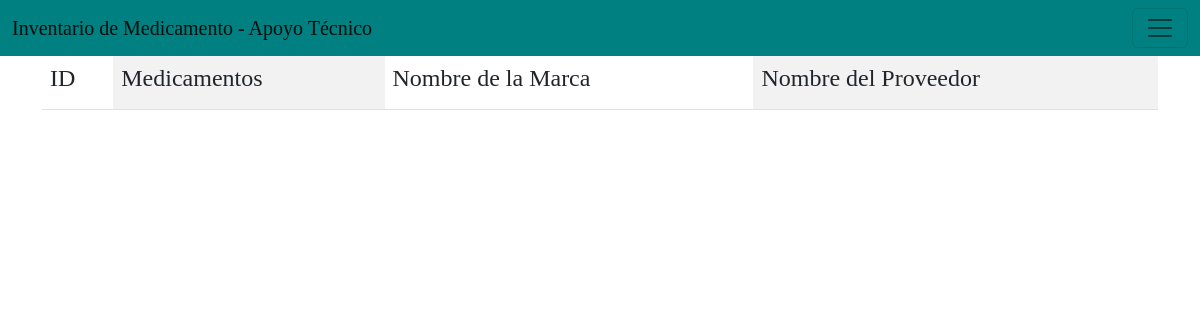
The page /Practicas_paginaWeb/proveedores.php on the database as committed earlier.
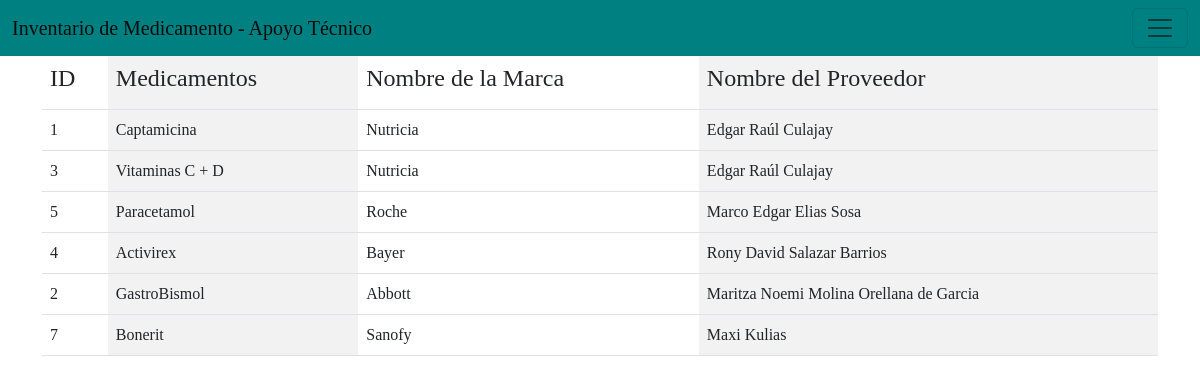
The same page on the database as committed later.
### tables this page shows
CREATE TABLE IF NOT EXISTS `marca` (
  `id_marca` int(11) NOT NULL AUTO_INCREMENT,
  `nom_marca` varchar(100) NOT NULL,
  `calificacion` varchar(1) NOT NULL,
  `direccion` varchar(100) NOT NULL,
  PRIMARY KEY (`id_marca`)
);

CREATE TABLE IF NOT EXISTS `medicamento` (
  `id_med` int(11) NOT NULL AUTO_INCREMENT,
  `nom_med` varchar(100) NOT NULL,
  `receta` tinyint(1) NOT NULL,
  `Cantidad_existente` int(11) NOT NULL,
  `precauciones` varchar(200) NOT NULL,
  `descripcion` varchar(200) NOT NULL,
  `fec_caducidad` date NOT NULL,
  `presentacion` varchar(100) NOT NULL,
  `uni_medida` varchar(100) NOT NULL,
  `formula` varchar(200) NOT NULL,
  `dosis` varchar(100) NOT NULL,
  `precio_costo` double NOT NULL,
  `precio_final` double NOT NULL,
  PRIMARY KEY (`id_med`)
);

CREATE TABLE IF NOT EXISTS `proveedores` (
  `id_proveedores` int(11) NOT NULL AUTO_INCREMENT,
  `nom_proveedores` varchar(100) NOT NULL,
  `telefono` varchar(8) NOT NULL,
  `id_marca` int(11) NOT NULL,
  PRIMARY KEY (`id_proveedores`),
  KEY `Marca` (`id_marca`)
);

### Practicas_paginaWeb/proveedores.php (the view, shortened to what this page needs)
<!DOCTYPE html>
<html lang="en">
<head>
    <link href="https://cdn.jsdelivr.net/npm/bootstrap@5.2.0-beta1/dist/css/bootstrap.min.css" rel="stylesheet">
</head>
<body bgcolor="#006316" style="font-family: 'Georgia MT';">
<nav class="navbar" style="background-color: #008080;">
  <div class="container-fluid">
    <a class="navbar-brand" href="#">Inventario de Medicamento - Apoyo Técnico</a>
    <button class="navbar-toggler" type="button" data-bs-toggle="offcanvas" data-bs-target="#offcanvasDarkNavbar" aria-controls="offcanvasDarkNavbar">
      <span class="navbar-toggler-icon"></span>
    </button>
  </div>
</nav>
<div class="container-sm">
        <?php
        $user = "root";
        $pass = "";
        $host = "localhost";
        $conneccion = mysqli_connect($host, $user, $pass);
        $consulta = "SELECT a.nom_marca, m.nom_med, m.id_med, p.nom_proveedores FROM compra c inner JOIN proveedores p on c.id_proveedores= p.id_proveedores inner JOIN marca a on a.id_marca=p.id_proveedores inner JOIN medicamento m on m.id_med= c.id_medicamento;
        ";
        $result = mysqli_query($conneccion,$consulta);
        echo '<table class="table table-hover table-striped-columns">';
        echo "<tr>";
        echo '<th scope="col"><h4>ID</th></h4>';
        echo '<th scope="col"><h4> Medicamentos </th></h4>';
        echo '<th scope="col"><h4> Nombre de la Marca </th></h4>';
        echo '<th scope="col"><h4> Nombre del Proveedor </th></h4>';
        echo "</tr>";
        while ($colum = mysqli_fetch_array($result))
        {
            echo "<tr>";
            echo "<td>" . $colum['id_med'] . "</td>";
            echo "<td>" . $colum['nom_med'] . "</td>";
            echo "<td>" . $colum['nom_marca'] . "</td>";
            echo "<td>" . $colum['nom_proveedores'] . "</td>";
            echo "</tr>";
        }
        echo "</table>"; ?>
</div>
    </body>
</html>

Rows that differ between the two databases and show on the page:
now on this page (row unchanged): marca: medicamento.id_med "1", medicamento.nom_med "Captamicina", nom_marca "Nutricia", proveedores.nom_proveedores "Edgar Raúl Culajay", medicamento.id_med "3", medicamento.nom_med "Vitaminas C + D"
added marca: medicamento.id_med "5", medicamento.nom_med "Paracetamol", nom_marca "Roche", proveedores.nom_proveedores "Marco Edgar Elias Sosa"
now on this page (row edited): marca: medicamento.id_med "4", medicamento.nom_med "Activirex", nom_marca "Bayer", proveedores.nom_proveedores "Rony David Salazar Barrios"
now on this page (row edited): marca: medicamento.id_med "2", medicamento.nom_med "GastroBismol", nom_marca "Abbott", proveedores.nom_proveedores "Maritza Noemi Molina Orellana de Garcia"
added marca: medicamento.id_med "7", medicamento.nom_med "Bonerit", nom_marca "Sanofy", proveedores.nom_proveedores "Maxi Kulias"
